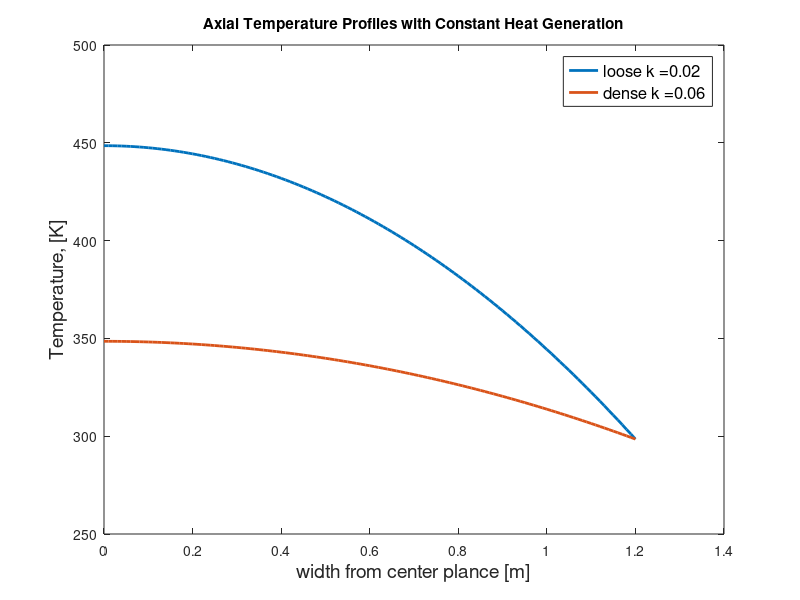
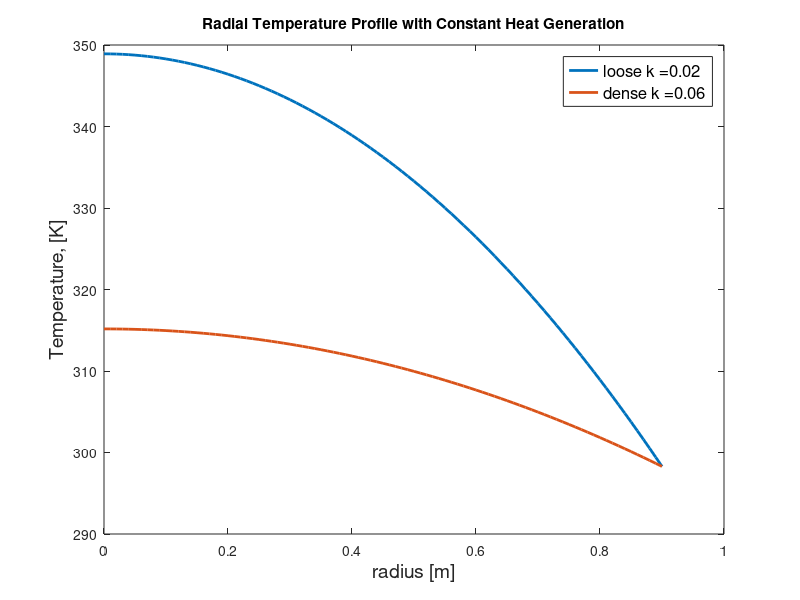

Write the MATLAB code that produced these figures, in order. (Note: this script raises an error after producing the figures.)
function [hay, plastic, air] = MEGN571_HW1_F2024_starter()
%
%% MEGN571 HW #1 Fall 2024 starter code: Hay bale oxidation and fire prevection
% *Problem statement*  for hay bale heating due to decomposition is in MEGN571_HW1_S2024.pdf
close all;   % This line closes figures that are open.  It is not necessary but it can be helpful for reporting.
%
%%  Set the geometric, themodynamic, and transport properties
%     for the hay bale, polyethylene wrapper, and ambient
%
%  Set geometric z and r meshes
hay.d = 1.8;     % bale diameter [m]
hay.z_max =  2.4;     % bale length [m]
plastic.t = 0.002;  % plastic wrap thickness [m]
%
hay.dz = 0.01;   % axial discretization for plotting and for numerical solution [m]
hay.z = (0:hay.dz:0.5*hay.z_max); % hay axial locations for plotting and for numerical solution [m]
hay.n_z = length(hay.z);   % number of nodes in z mesh
%
hay.r_max = 0.5*hay.d; % bale radius [m]
hay.dr = 0.01;   % radial discretization for plotting and for numerical solution [m]
hay.r = (0:hay.dr:hay.r_max);  % hay radial locations for plotting and for numerical solution [m]
hay.n_r = length(hay.r);   % number of nodes in r mesh
%
%  Define the bale thermal properties for the bale  (loosely and densely packed) and the plastic
hay.k_a = [0.02 0.06];   % both hay bale thermal conductivities [W/m*K]
hay.rho_a = [100 180]; % both hay bale densities [kg/m^3]
hay.c_v = 4000;  % hay specific heat capacity [J/kg*K]
plastic.k = 0.50; % plastic wrap thermal conductivity [W/m*K]
plastic.eps = 0.84;  % plastic emissivity [--]
plasticext.T = 303.15; %Temperature of the external surface (K)
%
% Define constants and surrounding temperatures
sigma = 5.67e-8;  % Stefan-Boltzmann constant [W m^-2 K^-4]
air.T = 25 + 273.15;        % ambient air temperature [K]
air.h = 12;     % ambient heat transfer coefficient [W m^-2 K^-1]
%
%  Set the heat generation parameters
hay.q_reac_a = [5.0];   % hay decomposition heat generation rates for part 1  [W m^-2]
hay.T_ign = 350;  % hay ignition temperature [K]
hay.T_a_reac = 4100;  % hay decomposition activation temperature [K]
hay.A_reac = 3.8e6;   %  hay decomposition pre-exponential [W m^-3]
%
%%  *Part a) Solution:*
%  Calculate total thermal resistance for the external boundary condition 

h_rad = (sigma*plastic.eps)*(plasticext.T^2+air.T^2)*(plasticext.T+air.T);  % effective radiation heat transfer coefficient [W m^-2 K^-2]
R_cond_plastic = plastic.t/plastic.k; % plastic conduction area-specificresistance [m^2 K W^-1]
R_conv = 1/air.h;
R_rad = 1/h_rad;
hay.R_t_ext = R_cond_plastic+(h_rad+air.h)^-1;  % external resistance [m^2 K W^-1]
%
%  Allocate memory for two analytical solutions -- both temperature
%  profiles and max q_reac
hay.T_z_a = zeros(length(hay.z),length(hay.k_a));  
hay.q_reac_z_max_a = zeros(1,length(hay.k_a));  
hay.T_r_a = zeros(length(hay.r),length(hay.k_a));  
hay.q_reac_r_max_a = zeros(1,length(hay.k_a));  
%
%  Write a comment showing the analytical T(z) with constant q_reac
%  T(z) = -qdot*z^2/(4k) + C1*z + C2
%   \\T(z) = (hay.q_reac_a*0.5*hay.z_max/(2*hay.k_a))*(1-(z/(0.5*hay.z_max))^2) + (hay.q_reac_a*0.5*hay.z_max/)*hay.R_t_ext + air.T
%   B.C. @ z = 0   dT/dz = 0
%   B.C.  @ z = z_max/2  setting q out equal to qcircuit -kdT/dz = T-Tinf/Rth 
hay.q_reac_a = 5.0;  %  thermal energy generation for part a [W m^-3]
for i_k = 1:length(hay.k_a)
    % ???

    hay.T_z_a(:,i_k) = (hay.q_reac_a*0.5*hay.z_max/(2*hay.k_a(i_k)))*(1-(hay.z/(0.5*hay.z_max)).^2) + (hay.q_reac_a*0.5*hay.z_max)*hay.R_t_ext + air.T;   % steady-state axial temperature profile as a function of z [K]
%
%  Find q_reac to give T_ign at z = 0 for analytical axial solution
    hay.q_reac_z_max_a(:,i_k) = (hay.T_ign-air.T) / (((0.5*hay.z_max)^2 / (2 * hay.k_a(i_k))) + (0.5*hay.z_max / 2) * hay.R_t_ext);  % 
%   
end 

%
%  Write a comment showing the analytical T(r) with constant q_reac
%  T(r) = -qdot*r^2/(4k) + C1*ln(r) + C2
%  T(r) = (hay.q_reac_a*hay.r_max/(4*hay.k_a))*(1-(r/(hay.r_max))^2) + (hay.q_reac_a*hay.r_max/(2))*hay.R_t_ext + air.h;
%   B.C. @ r = 0  Adiabatic Centerline: q -> dT/dr = 0 -> C1 = 0
%   dT/dr at r= 0 is zero
%   B.C. @ r = r_max/2 qout = qcircuit allowing you to substitute in Tzbale
%   = T1 = qdot*d/4*Rth + Tinf
%   
for i_k = 1:length(hay.k_a)
    hay.T_r_a(:,i_k) = (hay.q_reac_a*(hay.r_max^2)/(4*hay.k_a(i_k)))*(1-(hay.r/(hay.r_max)).^2) + (hay.q_reac_a*hay.r_max/(2))*hay.R_t_ext + air.T; % steady-state radial temperature profile as a function of r [K]
%   Find q_reac to give T_ign at r = 0 for analytical radial solution
    hay.q_reac_r_max_a(1,i_k) = (hay.T_ign-air.T) / ((hay.r_max^2 / (4 * hay.k_a(i_k))) + (hay.r_max / 2) * hay.R_t_ext); 

end

%  Plot temperature vs. z for analytical axial solution
figure;
plot(hay.z,hay.T_z_a,'LineWidth',2);  
xlabel('width from center plance [m]','Fontsize',14);
ylabel('Temperature, [K]','Fontsize',14);
legend(strcat('loose k =',num2str(hay.k_a(1))), ...
           strcat('dense k =',num2str(hay.k_a(2))), 'Fontsize',12);  
title('Axial Temperature Profiles with Constant Heat Generation')
%
%  Plot temperature vs. r  for analytical radial solution
figure;
plot(hay.r,hay.T_r_a,'LineWidth',2);     
xlabel('radius [m]','Fontsize',14);
ylabel('Temperature, [K]','Fontsize',14);
legend(strcat('loose k =',num2str(hay.k_a(1))), ...
           strcat('dense k =',num2str(hay.k_a(2))), 'Fontsize',12);  
title('Radial Temperature Profile with Constant Heat Generation')
%
%%  *Part b) Solution:*
%  Set initial guess for two numerical solutions
T_z_0 = hay.T_z_a(:,2); %Setting initial guess equal to steady state conditions
T_r_0 = hay.T_r_a(:,2);
%
% Set up appropriate k and rho for dense hay bale
hay.k_b = hay.k_a(end);
hay.rho_b = hay.rho_a(end);
%
% Set up options for fsolve to find the steady temperature profile
%  Choices for fsolve algorithm -- 'trust-region-dogleg' (default), 'trust-region', and 'levenberg-marquardt'.
% options_solve = optimoptions('fsolve', 'Algorithm', 'levenberg-marquardt', 'display','iter',...
%    'SpecifyObjectiveGradient' ,false, 'MaxFunEvals', 20000, 'MaxIter', 200, 'TolFun', 1e-8, 'StepTolerance', 1e-12);
%
% Set up options for fsolve to find the steady temperature profile
%  Choices for fsolve algorithm -- 'trust-region-reflective' (default) and 'levenberg-marquardt'.
options_solve = optimoptions('lsqnonlin', 'Algorithm', 'levenberg-marquardt', 'display','iter',...
    'SpecifyObjectiveGradient', false, 'MaxFunEvals', 20000,'MaxIter', 200, 'TolFun', 1e-8, 'StepTolerance', 1e-12);
%
% Set up function handles for the axial and radial numerical 
Temp_axial_ss = @(T)Temp_axial(T, hay, air);          % (Part b) +0.2 pts.)
Temp_radial_ss = @(T)Temp_radial(T, hay, air);        % (Part b) +0.2 pts.)
%
% Call fsolve for numerical solution of axial and radial profiles
%   with temperature-depedent heat generation
% hay.T_z_b = fsolve(Temp_axial_ss, T_z_0, options_solve);   % (Part b) +0.2 pts.)
% hay.T_r_b = fsolve(Temp_radial_ss, T_r_0, options_solve);   % (Part b) +0.2 pts.)
%
% Call lqsqnonlin for numerical solution of axial and radial profiles
%   with temperature-depedent heat generation after setting up lower and
%   upper bounds for solutions.
lb_z = air.T*ones(hay.n_z,1); 
ub_z = 2000*ones(hay.n_z,1); 
lb_r = air.T*ones(hay.n_r,1); 
ub_r = 2000*ones(hay.n_r,1); 
%
hay.T_z_b = lsqnonlin(Temp_axial_ss, T_z_0, lb_z, ub_z, options_solve); 
hay.T_r_b = lsqnonlin(Temp_radial_ss, T_r_0, lb_r, ub_r, options_solve);  
%
%  Plot temperature vs. z for numerial axial solution with temperature-depedent heat generation
figure;
plot(hay.z,hay.T_z_b,'LineWidth',2);   
xlabel('width from center plance [m]','Fontsize',14);
ylabel('Temperature, [K]','Fontsize',14);
title('Axial Temperature Profile with T-dependent Heat Generation')
%
%  Plot temperature vs. z for numerial radial solution with temperature-depedent heat generation
figure;
plot(hay.r,hay.T_r_b,'LineWidth',2);   %
xlabel('radius [m]','Fontsize',14);
ylabel('Temperature, [K]','Fontsize',14);
title('Radial Temperature Profile with T-dependent Heat Generation')
%
%%  *Part c) Solution:*
%  Set up initial condition for transient numerical solutions
T_z_t_0 = air.T*ones(length(hay.z),1);    % Initialize with ones
T_r_t_0 = air.T*ones(length(hay.r),1);     % 
%
%  Set time span for integral for the ODE solver
dt_plot = 7*24*3600;
t_span = (0:dt_plot:6*dt_plot);
%
options_ode_z = odeset('RelTol',1e-8,'AbsTol',1e-9,'MaxStep',600);  
options_ode_r = odeset('RelTol',1e-8,'AbsTol',1e-9,'MaxStep',600);    
%
% Set up the time derivative and Jacobian function handles for the ODE solver
Temp_axial_t = @(t, T)Temp_axial_transient(t, T, hay, air);
Temp_radial_t = @(t, T)Temp_radial_transient(t, T, hay, air);
%
%  Run ODE integrator to get hay temperature variation with time
[hay.t, hay.T_z_t] = ode45(Temp_axial_t, t_span, T_z_t_0,options_ode_z);   % 
[hay.t, hay.T_r_t] = ode45(Temp_radial_t, t_span, T_r_t_0,options_ode_r);    %
%
%  Plot the hay temperature axial profile for each requested time increment 
figure;
plot(hay.z,hay.T_z_t(1,:), hay.z,hay.T_z_t(2,:), hay.z,hay.T_z_t(3,:), hay.z,hay.T_z_t(4,:), ...
       hay.z,hay.T_z_t(5,:), hay.z,hay.T_z_t(6,:), hay.z,hay.T_z_t(7,:),'LineWidth',2);
set(gca,'FontSize',14);
xlabel('width from center plance [m]','Fontsize',14);
ylabel('Temperature, [K]','Fontsize',14);
title('T(z,t) with T-Dependent Heat Generation')
legend(strcat('day ', num2str(hay.t(1)/(24*3600))), strcat('day ', num2str(hay.t(2)/(24*3600))), ...
           strcat('day ', num2str(hay.t(3)/(24*3600))), strcat('day ', num2str(hay.t(4)/(24*3600))), ...
           strcat('day ', num2str(hay.t(5)/(24*3600))), strcat('day ', num2str(hay.t(6)/(24*3600))), ...
           strcat('day ', num2str(hay.t(7)/(24*3600))));
%
%  Plot the hay temperature radial profile for each requested time increment
figure;
plot(hay.r,hay.T_r_t(1,:), hay.r,hay.T_r_t(2,:), hay.r,hay.T_r_t(3,:), hay.r,hay.T_r_t(4,:), ...
       hay.r,hay.T_r_t(5,:), hay.r,hay.T_r_t(6,:), hay.r,hay.T_r_t(7,:),'LineWidth',2); 
set(gca,'FontSize',14);
xlabel('Radius [m]','Fontsize',14);
ylabel('Temperature, [K]','Fontsize',14);
title('T(r,t) with T-Dependent Heat Generation')
legend(strcat('day ', num2str(hay.t(1)/(24*3600))), strcat('day ', num2str(hay.t(2)/(24*3600))), ...
           strcat('day ', num2str(hay.t(3)/(24*3600))), strcat('day ', num2str(hay.t(4)/(24*3600))), ...
           strcat('day ', num2str(hay.t(5)/(24*3600))), strcat('day ', num2str(hay.t(6)/(24*3600))), ...
           strcat('day ', num2str(hay.t(7)/(24*3600))));
end 
%
%% Function for calculating time derivatives for axial temperature profile
function [dT_dt]  = Temp_axial_transient(t, T, hay, air)
% Divide Residual by density and specific heat
%
[res] = Temp_axial(T, hay, air);
dT_dt = res/(hay.c_v*hay.rho_b);   % Derivates of temperature at each axial node [K s^-1]
end
%
%% Function for calculating time derivatives for radial temperature profile
function [dT_dt]  = Temp_radial_transient(t, T, hay, air)
%  Divide Residual by density and specific heat
%
[res] = Temp_radial(T, hay, air);
dT_dt = res/(hay.c_v*hay.rho_b);    % Derivates of temperature at each radial node [K s^-1]
end
%
%% Function for calculating residuals of axial temperature profile
function [res]  = Temp_axial(T, hay, air)
%
%  Write comments showing numerical discretization of heat conduction equation for interior points
%   Start with HDE rho*cv*dT/dt = qin"*A + qout"*A qdot*V
%   Use forward half step finite volume expression for heat leaving
%   Use backward half step finite volume expression for heat entering
%   Circular areas do not change with Z, they cancel w/ V leaving 1/dz

%  Write comments showing discretization of z = 0  boundary 
%   At the adiabatic condition, Areas and volumes cancel out to 1/dz
%   There is no qin" as there is no backward half step
%   Sub in Forward half step expression for qout" yields next step minus
%   current step terms

%  Write comments showing discretization of z = z_max  boundary
%  Heat enters and leaves through through identical areas, volume is over 2
%  because there is no forward step as we are at zmax.
%  Sub in axial step expression for qin" and Thermal circuit for qout" to
%  get a uniqe boundary condition

%  Initialize energy balance residuals for all of the axial nodes.
hay.q_reac_z = @(T) hay.A_reac * exp(-hay.T_a_reac / T);
res = -999*ones(length(T),1);
%
% Set up residual for z = 0 boundary cell 
res(1) = 2*hay.k_b*(T(2)-T(1))/hay.dz^2 + hay.q_reac_z(T(1)); 

%
% Set up residuals for interior cells 
for i_z = 2:hay.n_z - 1
    res(i_z) = -hay.k_b*(T(i_z)-T(i_z-1))/(hay.dz^2) + hay.k_b*(T(i_z+1)- T(i_z))/(hay.dz^2) +hay.q_reac_z(T(i_z));  % ???  
end
% Set up residual for z = 0.5*z_max boundary cell 
res(end) = -2*hay.k_b*(T(end)-T(end-1))/(hay.dz^2) + 2*(air.T - T(end)) / (hay.R_t_ext*hay.dz) + hay.q_reac_z(T(end));  % ???  
end
%
%% Function for calculating residuals of radial temperature profile
function [res]  = Temp_radial(T, hay, air)
%
%  Write comments showing numerical discretization of heat conduction equation for interior points  
%  %Start with HDE rho*cv*dT/dt = qin"*A + qout"*A qdot*V
%   Use forward half step finite volume expression for heat leaving
%   Use backward half step finite volume expression for heat entering
%   Areas and volumes areas change with r, so use backward (r-dr) and forward area
%   expressions (r+dr) for q"in and qout" respectively
%   Include 0.5 to account for half step area

%  Write comments showing discretization of r = 0  boundary  
%  Adiabatic Centerline so there is no qin"
%  susbstitute dr/2, dphi/2,  for volume as we are looking at a half
%  cylinder, and dr/2 for area in our half step forward
% Substitute q"out for forward half step finite volume expression
%
%  Write comments showing discretization of r = r_max  boundary
%  Heat enters and leaves through through hay-plastic interface
%  Substitute in backward half step expression for qout" and Backward area
%  half step for Ain. 
%  Sub in Thermal circuit for qout" and max area
%  Volume is confined between the max and a half step back
%

%  Initialize energy balance residuals for all of the radial nodes.
hay.q_reac_z = @(T) hay.A_reac * exp( -hay.T_a_reac / T);
res = -999*ones(length(T),1);
%
% Set up residual for r = 0 boundary 
% res(1) = 8*hay.k_b*(T(2)-T(1))/(hay.dr^3) + hay.q_reac_z(T(1));   % ???
res(1) = 4*hay.k_b*(T(2)-T(1))/(hay.dr^2) + hay.q_reac_z(T(1));
%
% Set up residuals for interior points 
for i_r = 2:hay.n_r - 1
    res(i_r) = -0.5*hay.k_b/hay.r(i_r)*(hay.r(i_r-1)+hay.r(i_r))*(T(i_r)-T(i_r-1))/(hay.dr^2) + hay.k_b/hay.r(i_r)*(0.5*(hay.r(i_r)+hay.r(i_r+1)))*(T(i_r+1)-T(i_r))/(hay.dr^2) + hay.q_reac_z(T(i_r));
end
%
% Set up residual for r = r_max boundary 
res(end)  = (-hay.k_b*(hay.r_max - 0.5*hay.dr)*2*(T(end)-T(end-1))/hay.dr + 2*hay.r_max*(air.T-T(end))/hay.R_t_ext)/(hay.r_max*hay.dr - 0.25*hay.dr^2) + hay.q_reac_z(T(end));
end